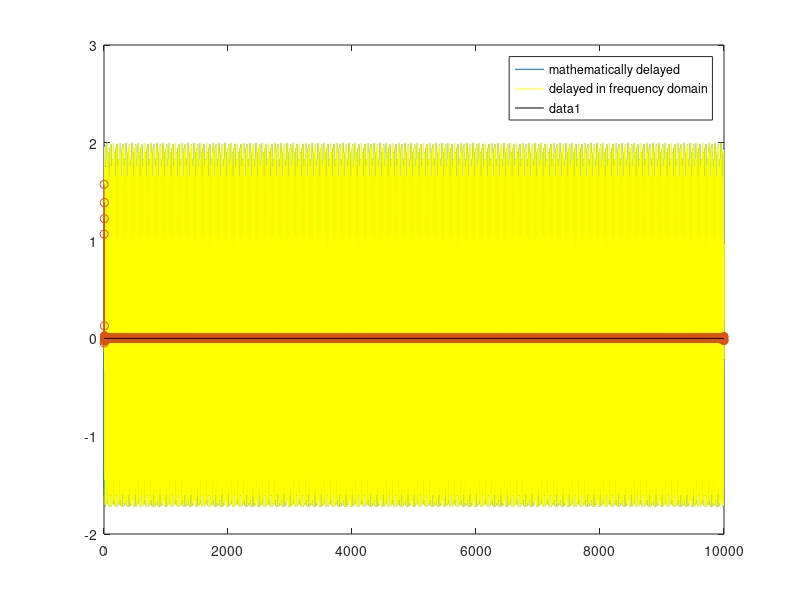

MATLAB code to generate this figure:
   %****code edited (last 5 lines)****%
clc
clear all
close all
fs=10000;
f1=700;
t_duration=1;
t = 0:1/fs:t_duration-1/fs;
s = sin(2*pi*f1*t)+cos(8*pi*f1*t); %input signal
slen=length(s);
s=s';
[rn,c] = size(s);
d=0.000553239; %time delay in seconds
nfft = 2^nextpow2(2*slen); % To use max. computational efficiency of FFT
fax = fs*(-nfft/2:nfft/2-1)'/nfft; %  Create frequency shift vectors(bins)
      shft = exp(-j*d*2*pi*fax);   % w=2*pi*fax,, Frequency function for delay
      shft = ifftshift(shft);         % Make axis compatable with numeric FFT
      fsd = fft(s(:,1),nfft);        % Take FFT
      fsd = fsd.*shft;                %  Apply delay
      dum = ifft(fsd);                %  Return to time domain
      sd(:,1) = real(dum(1:slen));    %  Trim time domain signal to required length
s1=sin(2*pi*f1*(t-d))+cos(8*pi*f1*(t-d));
plot(s1);
hold on
plot(sd,'y');
legend('mathematically delayed','delayed in frequency domain');
diff=sd'-s1; %difference signal
stem(diff);